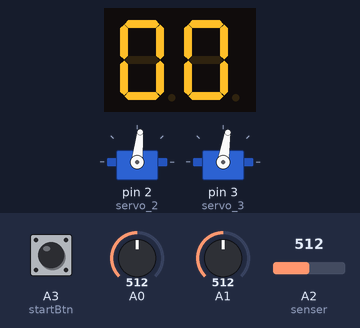
This sketch was run on a simulated Arduino Uno, built with avr-gcc and run on an emulated ATmega328P. On the bench: 2-digit seven-segment display, 2 × servo. Wiring (inferred from the names in the program): 2-digit 7-segment display, segments lit when LOW: segments pin 6, pin 7, pin 8, pin 9, pin 10, pin 11, pin 12; digit selects pin 4, pin 5. The test bench sets the inputs (shaded band); at power-on: A3 (startBtn) HIGH, A2 (senser) = 512, A0 = 512, A1 = 512. The segment pins are drawn as the display they are named for.

Above: at 1.2 s.
1.3 s: A3 (startBtn) pulled LOW for 0.15 s
At 1.84 s:
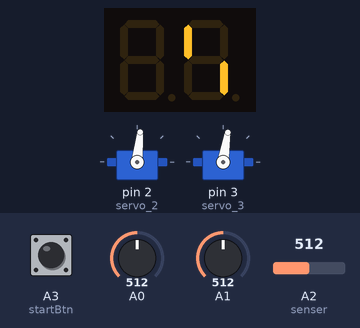
2.0 s: A2 (senser) set to 54
At 4.8 s:
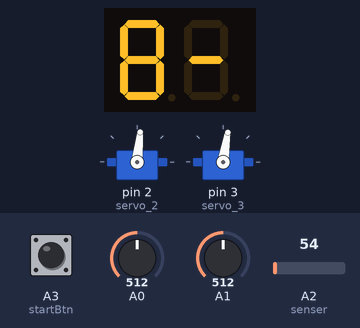
5.0 s: A2 (senser) set to 45
6.5 s: A3 (startBtn) pulled LOW for 1 s
At 9.9 s:
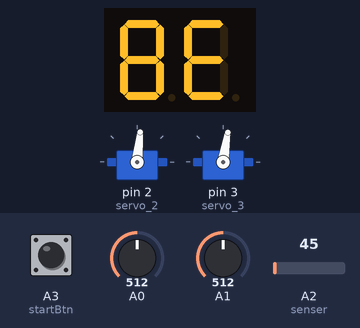
10.5 s: A2 (senser) set to 109
Timing chart, 0 to 13.5 s (numbered marks = the images above; inputs shaded):
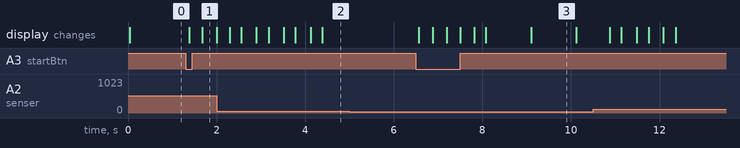

The sketch:

02_with_servo.ino
```cpp
#include<Servo.h>

#define COM1 4
#define COM2 5
#define startBtn A3
#define senser A2

Servo servo_2;     //创建一个舵机，命名为servo_2
Servo servo_3;    //创建另外一个舵机，命名为servo_3


bool isStart = 0;
unsigned char segment[7]={6,7,8,9,10,11,12};//pin number of segment A, segment B ...segment G
unsigned long timer = millis();
unsigned long blinkTimer = millis();
int countDown = 0;
unsigned char table[12][8] =
{
  {0, 0,  1,  1,  1,  1,  1,  1},     //0
  {0, 0,  0,  0,  0,  1,  1,  0},     //1
  {0, 1,  0,  1,  1,  0,  1,  1},     //2
  {0, 1,  0,  0,  1,  1,  1,  1},     //3
  {0, 1,  1,  0,  0,  1,  1,  0},     //4
  {0, 1,  1,  0,  1,  1,  0,  1},     //5
  {0, 1,  1,  1,  1,  1,  0,  1},     //6
  {0, 0,  0,  0,  0,  1,  1,  1},     //7
  {0, 1,  1,  1,  1,  1,  1,  1},     //8
  {0, 1,  1,  0,  1,  1,  1,  1},     //9
  {0, 0,  0,  0,  0,  0,  0,  0},     //space
  {0, 1,  0,  0,  0,  0,  0,  0}      //-
};

void setup()
{
  for(int i=0; i<7;i++){
    pinMode(segment[i],OUTPUT);
  }
  pinMode(COM1,OUTPUT);
  pinMode(COM2,OUTPUT);

  pinMode(startBtn, INPUT_PULLUP);
  servo_2.attach(2);
  servo_3.attach(3);
  servo_2.write(84);
  servo_3.write(81);
}

void loop()
{
  if(isWin() && isStart){
    wining();
  }
  if(isStart){
    servo_2.write(map(analogRead(A1),0,1023,74,94));
    servo_3.write(map(analogRead(A0),0,1023,71,91));
    if(millis()-timer>=1000){
      timer = millis();
      if(countDown<99){
        countDown++;
      }else{
        countDown=0;
        gameOver();
      }
    }
    Display(countDown);
  }else{
    Display(100);//display dash
    if(!digitalRead(startBtn)){
      isStart = 1;
      countDown = 0;
      gameBegin();
      timer = millis();
    }
  }
}

void gameBegin(){
  servo_2.write(84);
  servo_3.write(81);
  for(int i=3;i>0;i--){
    Display(i);
    delay(300);
  }
  clearDisplay();
  delay(300);

}
void wining(){
  blink3(countDown);
  servo_2.write(84);
  servo_3.write(81);
  while(digitalRead(startBtn)){
    Display(countDown);
  }
  isStart = 0;
  delay(300);
}

void gameOver(){
  blink3(0);
  isStart = 0;
  servo_2.write(84);
  servo_3.write(81);
}

bool isWin(){
  if(analogRead(senser)>50){
    return true;
  }else{
    return false;
  }
}

int blink3(int num){

  for(int i=0;i<3;i++){
    blinkTimer = millis();
    while(millis()-blinkTimer<300){
      Display(num);
    }
    clearDisplay();
    delay(300);

  }
}

void clearDisplay(){
  digitalWrite(COM1,HIGH);
  digitalWrite(COM2,HIGH);
}

void Display(int num)
{
  int digitA;
  int digitB;
  if(num<10 && num>=0){
    digitB = num;
    digitA = 10;
  }else if(num>=10 && num<=99){
    digitA = (num/10)%10;
    digitB = num%10;
  }else if(num = 100){ //display dash
    digitA=11;
    digitB=11;
  }
  for(int i=0; i<7;i++){
    digitalWrite(segment[i],LOW);
  }

  for(int i=0;i<2;i++){
    if(i==0){
      digitalWrite(COM1,LOW);
      digitalWrite(COM2,HIGH);
      for(int k=0; k<7;k++){
        digitalWrite(segment[k],table[digitA][7-k]);
      }
    }else{
      digitalWrite(COM1,HIGH);
      digitalWrite(COM2,LOW);
      for(int k=0; k<8;k++){
        digitalWrite(segment[k],table[digitB][7-k]);
      }
    }
    delay(5);

  }
}
```

Measured:
- after the input at 1.3 s, the display: first changes after 0.08 s (image 1 shows a later state)
- after the input at 5.0 s, every drawn part: stays the same
- after the input at 6.5 s, the display: first changes after 0.06 s (image 3 shows a later state)
- what the display in image 3 shows lasts 1.0 s, from 9.1 s to 10.1 s
